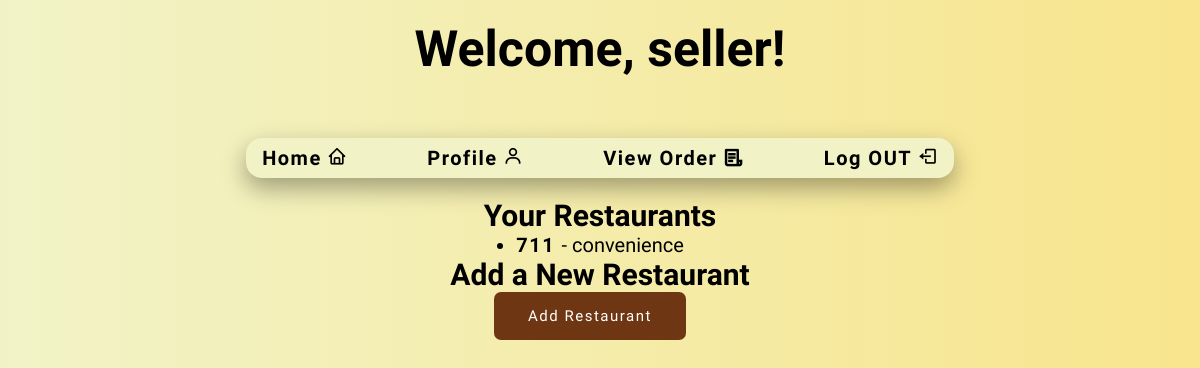
Page /seller_home (signed in) on the committed database.
### tables this page shows
CREATE TABLE restaurants (
            id INTEGER PRIMARY KEY AUTOINCREMENT,
            name TEXT NOT NULL UNIQUE,
            cuisine TEXT NOT NULL,
            price_range TEXT NOT NULL,
            owner_username TEXT NOT NULL,
            FOREIGN KEY (owner_username) REFERENCES users(username)
        );

### app.py (the view)
@app.route('/seller_home')
@login_required(role='seller')
def seller_home():
    conn = get_db_connection()
    cursor = conn.cursor()
    cursor.execute("SELECT * FROM restaurants WHERE owner_username = ?", (session['username'],))
    restaurants = cursor.fetchall()
    conn.close()
    if not restaurants:
        flash("No restaurants found. Please add a restaurant.", "info")
        return redirect(url_for('add_restaurant'))
    if not session.get('restaurant_id') and restaurants:
        session['restaurant_id'] = restaurants[0]['id']
    return render_template('seller_home.html', restaurants=restaurants)

### app.py (called while the page is built)
def get_db_connection():
    con = sqlite3.connect("database.db")
    con.row_factory = sqlite3.Row
    return con

def login_required(role=None):
    def decorator(f):
        @wraps(f)
        def decorated_function(*args, **kwargs):
            if 'username' not in session:
                flash("You need to log in to access this page.", "error")
                return redirect(url_for('login'))
            if role and session.get('role') != role:
                flash("You do not have permission to access this page.", "error")
                return redirect(url_for('index'))
            return f(*args, **kwargs)
        return decorated_function
    return decorator

### templates/seller_home.html (shortened to what this page needs)
<!DOCTYPE html>
<html lang="en">
<head>
    <link rel="stylesheet" type="text/css" href="../static/style(seller).css">
        <link rel="stylesheet" href="https://unpkg.com/boxicons@latest/css/boxicons.min.css">
        <link href="https://cdn.jsdelivr.net/npm/remixicon@4.3.0/fonts/remixicon.css" rel="stylesheet"/>
    <link rel="stylesheet" href="https://unpkg.com/aos@next/dist/aos.css" />
</head>
<body>
    <h1 data-aos="zoom-in-right" data-aos-duration="1800" data-aos-delay="200">Welcome, {{ session['username'] }}!</h1>
    <div class="container">
        <nav class="nav-bar">
            <ul class="nav-links">
                <li class="nav-link">
                    <a href="{{ url_for('seller_home') }}">Home</a>
                    <i class='bx bx-home'></i>
                </li>
                <li class="nav-link">
                    <a href="{{ url_for('seller_profile') }}" class="dropbtn">Profile</a>
                    <i class='bx bx-user'></i>
                </li>
                <li class="nav-link">
                    <a href="{{ url_for('seller_orders') }}" class="dropbtn">View Order</a>
                    <i class="ri-file-list-3-line"></i>
                </li>
                <li class="nav-link">
                    <a href="{{ url_for('logout') }}" class="dropbtn">Log OUT</a>
                    <i class='bx bx-log-out'></i>
                </li>
            </ul>
        </nav>
        <h2>Your Restaurants</h2>
        <ul>
            {% for restaurant in restaurants %}
                <li>
                    <a href="{{ url_for('restaurant_items', restaurant_id=restaurant['id']) }}">
                        <strong>{{ restaurant['name'] }}</strong>
                    </a> - {{ restaurant['cuisine'] }}
                </li>
            {% endfor %}
        </ul>
        <h2>Add a New Restaurant</h2>
        <a href="{{ url_for('add_restaurant') }}" class="button">Add Restaurant</a>
    </div>
</body>
</html>

### static/style(seller).css (style rules this page uses)
* { margin: 0; padding: 0; font-family: "Protest Guerrilla", sans-serif; }
body { background-color: #e8e8e8 ; background:linear-gradient(to right , #f1f3c7,#f8e58d) ; }
h1 { text-align: center; margin-bottom: 20px; margin-top: 20px; font-family: "Rubik Bubbles", system-ui; font-size: 50px; }
.container { display: flex; flex-direction: column; font-size: 20px; justify-content: center; align-items: center; }
.nav-bar { background: #f1f3c7; border-radius: 1rem; box-shadow: 0 10px 25px rgba(0,0,0,0.35); justify-content: center; display: flex; flex-direction: column; align-items: center; flex: 1; max-width: 80%; position: sticky; top: 0; z-index: 1000; margin: 20px auto; margin-top: 40px; margin-bottom: 20px; overflow: hidden; }
.nav-links { display:flex; gap: 5rem; }
.nav-links { list-style: none; height: 100%; padding: 0.5rem 1rem; font-weight:600; cursor: pointer; letter-spacing: 0.3px; }
a { text-decoration: none; color: black; letter-spacing: 1.5px; }
.button { display: inline-block; padding: 13px 32px; background: #6e3613; border: 2px solid transparent; border-radius: 7px; color: white; text-align: center; text-decoration: none; font-size: 15px; font-weight: 500; transition: all .6s ease; margin-right: 20px; }

### rows in the picture
restaurants: username "seller", name "711", cuisine "convenience"
